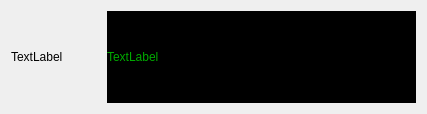
<?xml version="1.0" encoding="UTF-8"?>
<ui version="4.0">
 <class>SystemInfoDialog</class>
 <widget class="QDialog" name="SystemInfoDialog">
  <property name="geometry">
   <rect>
    <x>0</x>
    <y>0</y>
    <width>427</width>
    <height>114</height>
   </rect>
  </property>
  <property name="windowTitle">
   <string>Dialog</string>
  </property>
  <layout class="QHBoxLayout" name="horizontalLayout">
   <item>
    <widget class="QLabel" name="label_2">
     <property name="maximumSize">
      <size>
       <width>90</width>
       <height>16777215</height>
      </size>
     </property>
     <property name="toolTip">
      <string>这个图标为不同系统的 logo图标。</string>
     </property>
     <property name="whatsThis">
      <string/>
     </property>
     <property name="text">
      <string>TextLabel</string>
     </property>
    </widget>
   </item>
   <item>
    <widget class="QLabel" name="label">
     <property name="toolTip">
      <string>系统文本信息。</string>
     </property>
     <property name="styleSheet">
      <string notr="true">background-color: rgb(0, 0, 0);
color: rgb(0, 170, 0);</string>
     </property>
     <property name="text">
      <string>TextLabel</string>
     </property>
    </widget>
   </item>
  </layout>
 </widget>
 <resources/>
 <connections/>
</ui>
